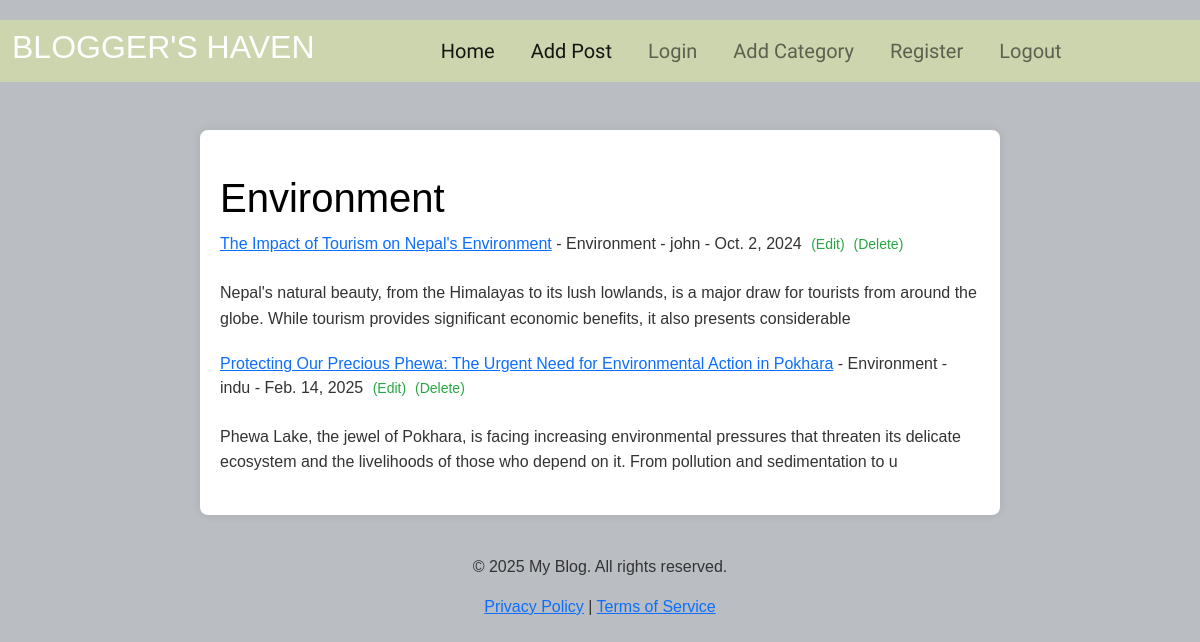
/category/Environment/, run on the app's committed database.
### myapp/models.py (models this page shows, shortened)
class Article(models.Model):
    title = models.CharField(max_length = 300)
    author = models.ForeignKey(User, on_delete=models.CASCADE)
    content = models.TextField()
    category = models.CharField(max_length=300 , default="Travel")
    date = models.DateField()
    likes = models.ManyToManyField(User, related_name='liked_articles')

### myapp/views.py (the view)
# urls.py: path('category/<str:catg>/', CategoryView, name="category"),
def CategoryView(req, catg):
    category_posts = Article.objects.filter(category = catg)
    return render(req, 'categories.html', {'catg': catg, 'category_posts': category_posts})

### templates/categories.html (shortened to what this page needs)
{% extends "base.html" %}
{% load static %}
{% block content %}
{% block css %}
    <link href="https://cdn.jsdelivr.net/npm/bootstrap@5.1.3/dist/css/bootstrap.min.css" rel="stylesheet">
    <link rel="stylesheet" href="{% static 'css/details.css' %}">
{% endblock css %}
{% if category_posts %}
    <br/><br/>
    <div class="container">
        <br/>
        <h1> {{ catg }}</h1>
        {% for article in category_posts %}
            <a href="{% url 'article-detail' article.pk %}">
            {{article.title}}</a>
            - {{article.category}}
            - {{article.author}}
            - {{article.date}}
            <small>
                <a href="{% url 'update_post' article.pk %}"> (Edit) </a>
                <a href="{% url 'delete_post' article.pk %}"> (Delete) </a><br/>
            </small> <br/>
            <div class="article-content">
                {{article.content|slice:":200"|safe }}
            </div>
        {% endfor %}
    {% else %}
        <br></br>
        <h2 style="text-align: center"> Sorry! This page doesn't exist. </h2>
    {% endif %}
    </div>
{% endblock content %}

### static/css/details.css (style rules this page uses)
body { font-family: sans-serif; background-color: #babec3; color: #333; padding-top: 20px; }
.container { max-width: 800px; margin: 0 auto; padding: 20px; background-color: #fff; border-radius: 8px; box-shadow: 0 0 10px rgba(0, 0, 0, 0.1); }
h1 { color: #000000; margin-bottom: 10px; }
small { color: #6c757d; }
small a { color: #28a745; text-decoration: none; margin-left: 5px; }
.article-content { line-height: 1.6; margin-bottom: 20px; }

### data on the page
Article: title "The Impact of Tourism on Nepal's Environment", category "Environment", author "john", date "Oct. 2, 2024", content "Nepal's natural beauty, from the Himalayas to its lush lowlands, is a major draw for tourists from around the globe. While tourism provides significant economic benefits, it also presents considerable"
Article: title "Protecting Our Precious Phewa: The Urgent Need for Environmental Action in Pokhara", category "Environment", author "indu", date "Feb. 14, 2025", content "Phewa Lake, the jewel of Pokhara, is facing increasing environmental pressures that threaten its delicate ecosystem and the livelihoods of those who depend on it. From pollution and sedimentation to u"

### other printed values
{{ catg }} "Environment"
